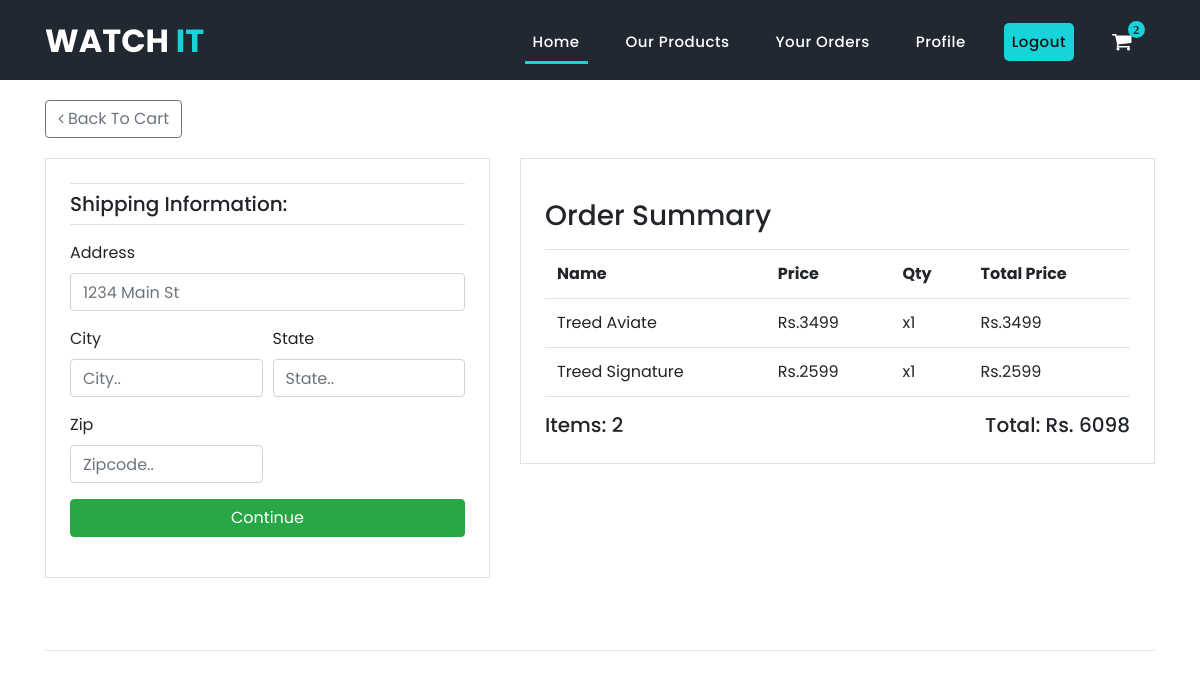
The app's page /checkout/ (signed in) with its own data.
### store/models.py (models this page shows, shortened)
class OrderItem(models.Model):
    product = models.ForeignKey(Product, on_delete=models.SET_NULL, blank=True, null=True)
    order = models.ForeignKey(Order, on_delete=models.SET_NULL, blank=True, null=True)
    quantity = models.IntegerField(default=0, null=True, blank=True)
    date_added = models.DateTimeField(auto_now_add=True)
    @property
    def get_total(self):
        total = self.product.price * self.quantity
        return total

class Product(models.Model):
    name = models.CharField("Product Name", max_length=200, null=True)
    price = models.PositiveIntegerField()
    category = models.ForeignKey(Categories, on_delete=models.SET_NULL, null=True)
    image = models.ImageField(upload_to='products', null=True, blank=True)

class Order(models.Model):
    customer = models.ForeignKey(Customer, on_delete=models.SET_NULL, blank=True, null=True)
    date_ordered= models.DateTimeField(auto_now_add=True)
    complete = models.BooleanField(default=False)
    transaction_id = models.CharField(max_length=200, null=True)
    @property
    def get_cart_total(self):
        orderitems = self.orderitem_set.all()
        total = sum([item.get_total for item in orderitems])
        return total
    @property
    def get_cart_items(self):
        orderitems = self.orderitem_set.all()
        total = sum([item.quantity for item in orderitems])
        return total

### store/views.py (the view)
# urls.py: path('checkout/', views.checkout, name="checkout"),
def checkout(request):
    data = cartData(request)
    items = data['items']
    order = data['order']
    cartItems = data['cartItems']
    context={
        'items':items,
        'order': order,
        'cartItems':cartItems
    }
    return render(request,'store/main/checkout.html', context)

### store/utils.py (called while the page is built)
def cartData(request):
    if request.user.is_authenticated:
        customer = request.user.customer
        order, created = Order.objects.get_or_create(customer=customer, complete=False)
        items = order.orderitem_set.all()
        cartItems = order.get_cart_items
    else:
        cookieData = cookieCart(request)
        cartItems = cookieData['cartItems']
        order = cookieData['order']
        items = cookieData['items']
    return {'cartItems':cartItems, 'order':order, 'items':items}

### store/templates/store/main/checkout.html (shortened to what this page needs)
{% extends 'store/main/base.html' %}
{% load static %}
{% block content %}
<div class="content-box">
    <div class="container">
        <a href="{% url 'cart' %}" type="button" class="btn btn-outline-secondary">
            <i class="fa fa-angle-left"></i> Back To Cart
        </a>
        <div class="row content-items-box">
            <div class="col-lg-5">
                <div id="form-wrapper" class="border p-4">
                    <form id="form">
                        <h5 class="border-top border-bottom py-2">Shipping Information:</h5>
                        <div class="form-group mt-3">
                          <label for="inputAddress">Address</label>
                          <input type="text" class="form-control" name="address" id="inputAddress" placeholder="1234 Main St" required=True>
                        </div>
                        <div class="form-row">
                          <div class="form-group col-md-6">
                            <label for="inputCity">City</label>
                            <input type="text" class="form-control" name="city" id="inputCity" placeholder="City.." required=True>
                          </div>
                          <div class="form-group col-md-6">
                            <label for="inputState">State</label>
                            <input type="text" class="form-control" name="state" placeholder="State.." required=True>
                          </div>
                          <div class="form-group col-md-6">
                            <label for="inputZip">Zip</label>
                            <input type="text" class="form-control" name="zip" placeholder="Zipcode.." required=True>
                          </div>
                        </div>
                        <div class="form-group">
                            <button type="submit" id="form-button" class="btn btn-success btn-block">Continue</button>
                        </div>
                      </form>
                </div>
                <br>
            </div>
            <div class="col-lg-7">
                <div class="order-summary border p-4">
                    <h3 class="py-3">Order Summary</h3>
                    <table class="table border-top border-bottom">
                      <tr>
                        <th>Name</th>
                        <th>Price</th>
                        <th>Qty</th>
                        <th>Total Price</th>
                      </tr>
                      {% for item in items %}
                        <tr>
                            <td>{{ item.product.name }}</td>
                            <td>Rs.{{ item.product.price }}</td>
                            <td>x{{ item.quantity }}</td>
                            <td>Rs.{{ item.get_total }}</td>
                        </tr>
                      {% endfor %}
                    </table>
                      <h5 class="d-inline">Items: {{ order.get_cart_items }}</h5>
                      <h5 class="d-inline float-right">Total: Rs. {{ order.get_cart_total }}</h5>
                </div>
            </div>
        </div>
    </div>
</div>
{% endblock content %}

### store/static/main/assets/css/style.css (style rules this page uses)
body { font-family: 'Poppins', sans-serif; overflow-x: hidden; text-rendering: optimizeLegibility; -webkit-font-smoothing: antialiased; -moz-osx-font-smoothing: grayscale; }
a { text-decoration: none!important; }
h1,h2,h3,h4,h5,h6 { margin: 0px; }

### store/static/main/assets/css/cart-checkout.css (style rules this page uses)
.content-box { padding-top: 100px; }
.content-items-box { margin-top: 20px; }

### records on screen
OrderItem: product.name "Treed Aviate", product.price "3499", quantity "1", get_total "3499"
OrderItem: product.name "Treed Signature", product.price "2599", quantity "1", get_total "2599"
Order: get_cart_items "2", get_cart_total "6098"

### other values on screen
{{ cartItems }} "2"
